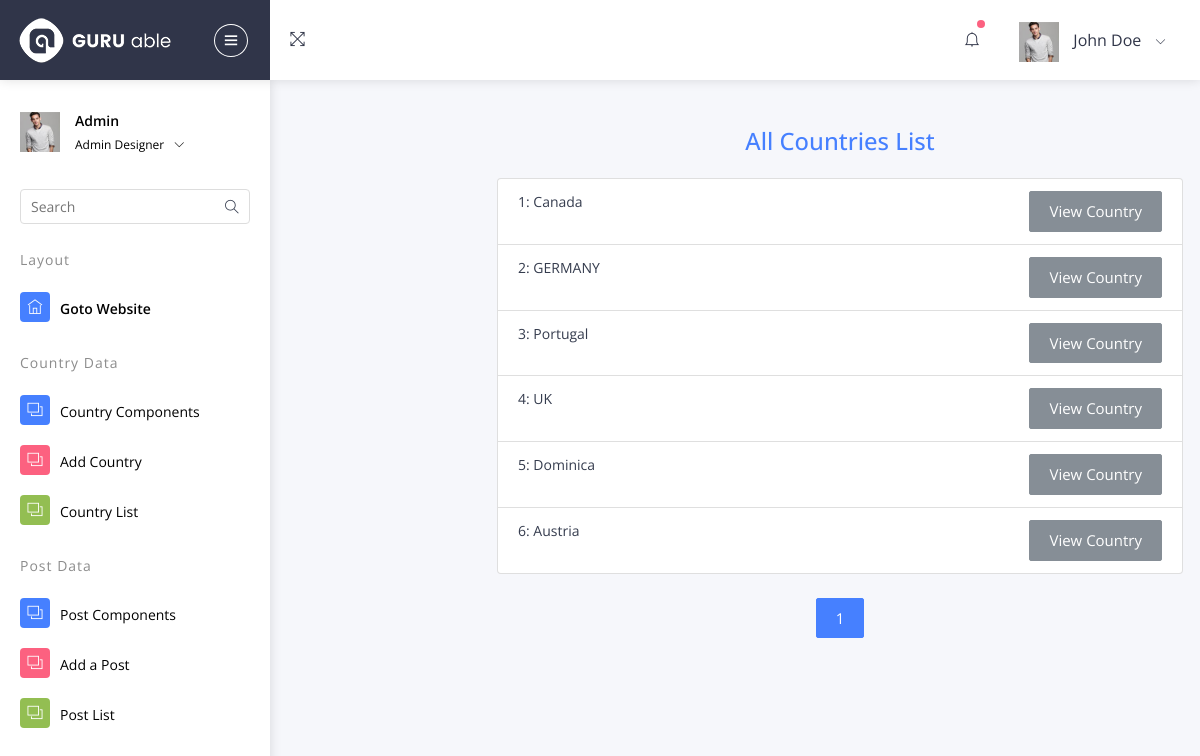
The app's page /admin-master/countrylist.php with its own data.
### tables this page shows
CREATE TABLE `country` (
  `id` int(11) NOT NULL,
  `name` varchar(255) NOT NULL,
  `type` varchar(255) NOT NULL,
  `duration` varchar(100) NOT NULL,
  `price` varchar(255) NOT NULL,
  `description` text NOT NULL,
  `created_at` timestamp NOT NULL DEFAULT current_timestamp(),
  `image` varchar(255) DEFAULT NULL,
  `country_flag` varchar(255) DEFAULT NULL
);

### admin-master/countrylist.php (the view)
<?php
    require_once "inc/header.php";
    require_once "inc/config.php";
    $results_per_page = 7;
    $sql = "SELECT * FROM country";
    $stmt = $conn->prepare($sql);
    $stmt->execute();
    $result = $stmt->rowCount();
     $number_of_pages = ceil($result/$results_per_page);
    if(!isset($_GET['page'])){
       $page =1;
    }else{
       $page = $_GET['page'];
    }
    $pageNum = ($page-1)* $results_per_page;
    $sql = "SELECT * FROM country LIMIT :initial,:final";
    $stmt = $conn->prepare($sql);
    $stmt->execute(['initial'=>$pageNum,'final'=>$results_per_page]);
    $rows = $stmt->fetchAll();
?>
   <div class="pcoded-content mt-4 px-5 container">
        <div class="row justify-content-center">
            <div class="col-md-8 mt-5">
                <h2 class="text-center text-primary mb-4">All Countries List</h2>
                <ul class="list-group">
                    <?php foreach($rows as $key=>$row) : ?>
                    <li class="list-group-item"><?=($key+1) ;?>: <span></span><?= $row['name']; ?>
                    <a href="viewcountry.php?country_id=<?=$row['id']; ?>" class="btn btn-secondary float-right"> View Country</a></li>
                    <?php endforeach; ?>
                </ul>
            </div>
        </div>
        <div class="row mt-4">
               <div class="col text-center">
               <?php for($page=1; $page<=$number_of_pages;$page++): ?>
                  <a href="countrylist.php?page=<?= $page; ?>" class="btn btn-primary"><?= $page ;?></a>
               <?php endfor; ?>
               </div>
        </div>
   </div>
<?php
    require_once "inc/footer.php";
?>

### admin-master/inc/header.php (shortened to what this page needs)
<!DOCTYPE html>
<html lang="en">
<head>
      <link rel="stylesheet" href="https://cdnjs.cloudflare.com/ajax/libs/font-awesome/5.15.1/css/all.min.css" />
      <link rel="stylesheet" type="text/css" href="assets/css/bootstrap/css/bootstrap.min.css">
      <link rel="stylesheet" type="text/css" href="assets/icon/themify-icons/themify-icons.css">
      <link rel="stylesheet" type="text/css" href="assets/icon/icofont/css/icofont.css">
      <link rel="stylesheet" type="text/css" href="assets/css/style.css">
      <link rel="stylesheet" type="text/css" href="assets/css/jquery.mCustomScrollbar.css">
  </head>
  <body>
    <div id="pcoded" class="pcoded">
        <div class="pcoded-container navbar-wrapper">
            <nav class="navbar header-navbar pcoded-header">
                <div class="navbar-wrapper">
                    <div class="navbar-logo">
                        <a class="mobile-menu" id="mobile-collapse" href="#!">
                            <i class="ti-menu"></i>
                        </a>
                        <a href="index.html">
                            <img class="img-fluid" src="assets/images/logo.png" alt="Theme-Logo" />
                        </a>
                    </div>
                    <div class="navbar-container container-fluid">
                        <ul class="nav-left">
                            <li>
                                <a href="#!" onclick="javascript:toggleFullScreen()">
                                    <i class="ti-fullscreen"></i>
                                </a>
                            </li>
                        </ul>
                        <ul class="nav-right">
                            <li class="header-notification">
                                <a href="#!">
                                    <i class="ti-bell"></i>
                                    <span class="badge bg-c-pink"></span>
                                </a>
                            </li>
                            <li class="user-profile header-notification">
                                <a href="#!">
                                    <img src="assets/images/avatar-4.jpg" class="img-radius" alt="User-Profile-Image">
                                    <span>John Doe</span>
                                    <i class="ti-angle-down"></i>
                                </a>
                            </li>
                        </ul>
                    </div>
                </div>
            </nav>
            <div class="pcoded-main-container">
                <div class="pcoded-wrapper">
                    <nav class="pcoded-navbar">
                        <div class="pcoded-inner-navbar main-menu">
                            <div class="">
                                <div class="main-menu-header">
                                    <img class="img-40 img-radius" src="assets/images/avatar-4.jpg" alt="User-Profile-Image">
                                    <div class="user-details">
                                        <span>Admin</span>
                                        <span id="more-details">Admin Designer<i class="ti-angle-down"></i></span>
                                    </div>
                                </div>
                            </div>
                            <div class="pcoded-search">
                                <div class="pcoded-search-box ">
                                    <input type="text" placeholder="Search">
                                    <span class="search-icon"><i class="ti-search" aria-hidden="true"></i></span>
                                </div>
                            </div>
                            <div class="pcoded-navigatio-lavel" data-i18n="nav.category.navigation">Layout</div>
                            <ul class="pcoded-item pcoded-left-item">
                                <li class="active">
                                    <a href="../index.php">
                                        <span class="pcoded-micon"><i class="ti-home"></i><b>D</b></span>
                                        <span class="pcoded-mtext" data-i18n="nav.dash.main">Goto Website</span>
                                    </a>
                                </li>
                            </ul>
                            <div class="pcoded-navigatio-lavel" data-i18n="nav.category.forms">Country Data</div>
                            <ul class="pcoded-item pcoded-left-item">
                                <li>
                                    <a href="admin_country.php">
                                        <span class="pcoded-micon"><i class="ti-layers"></i><b>FC</b></span>
                                        <span class="pcoded-mtext" data-i18n="nav.form-components.main">Country Components</span>
                                    </a>
                                </li>
                                <li>
                                    <a href="addcountry.php">
                                        <span class="pcoded-micon"><i class="ti-layers"></i><b>FC</b></span>
                                        <span class="pcoded-mtext" data-i18n="nav.form-components.main">Add Country</span>
                                    </a>
                                </li>
                                <li>
                                    <a href="countrylist.php">
                                        <span class="pcoded-micon"><i class="ti-layers"></i><b>FC</b></span>
                                        <span class="pcoded-mtext" data-i18n="nav.form-components.main">Country List</span>
                                    </a>
                                </li>
                            </ul>
                            <div class="pcoded-navigatio-lavel" data-i18n="nav.category.forms">Post Data</div>
                            <ul class="pcoded-item pcoded-left-item">
                                <li>
                                    <a href="admin_post.php">
                                        <span class="pcoded-micon"><i class="ti-layers"></i><b>FC</b></span>
                                        <span class="pcoded-mtext" data-i18n="nav.form-components.main">Post Components</span>
                                    </a>
                                </li>
                                <li>
                                    <a href="addpost.php">
                                        <span class="pcoded-micon"><i class="ti-layers"></i><b>FC</b></span>
                                        <span class="pcoded-mtext" data-i18n="nav.form-components.main">Add a Post</span>
                                    </a>
                                </li>
                                <li>
                                    <a href="postlist.php">
                                        <span class="pcoded-micon"><i class="ti-layers"></i><b>FC</b></span>
                                        <span class="pcoded-mtext" data-i18n="nav.form-components.main">Post List</span>
                                    </a>
                                </li>
                            </ul>
                    </nav>

### admin-master/inc/footer.php (shortened to what this page needs)
</body>
</html>

### records on screen
country: name "Canada"
country: name "GERMANY"
country: name "Portugal"
country: name "UK"
country: name "Dominica"
country: name "Austria"
